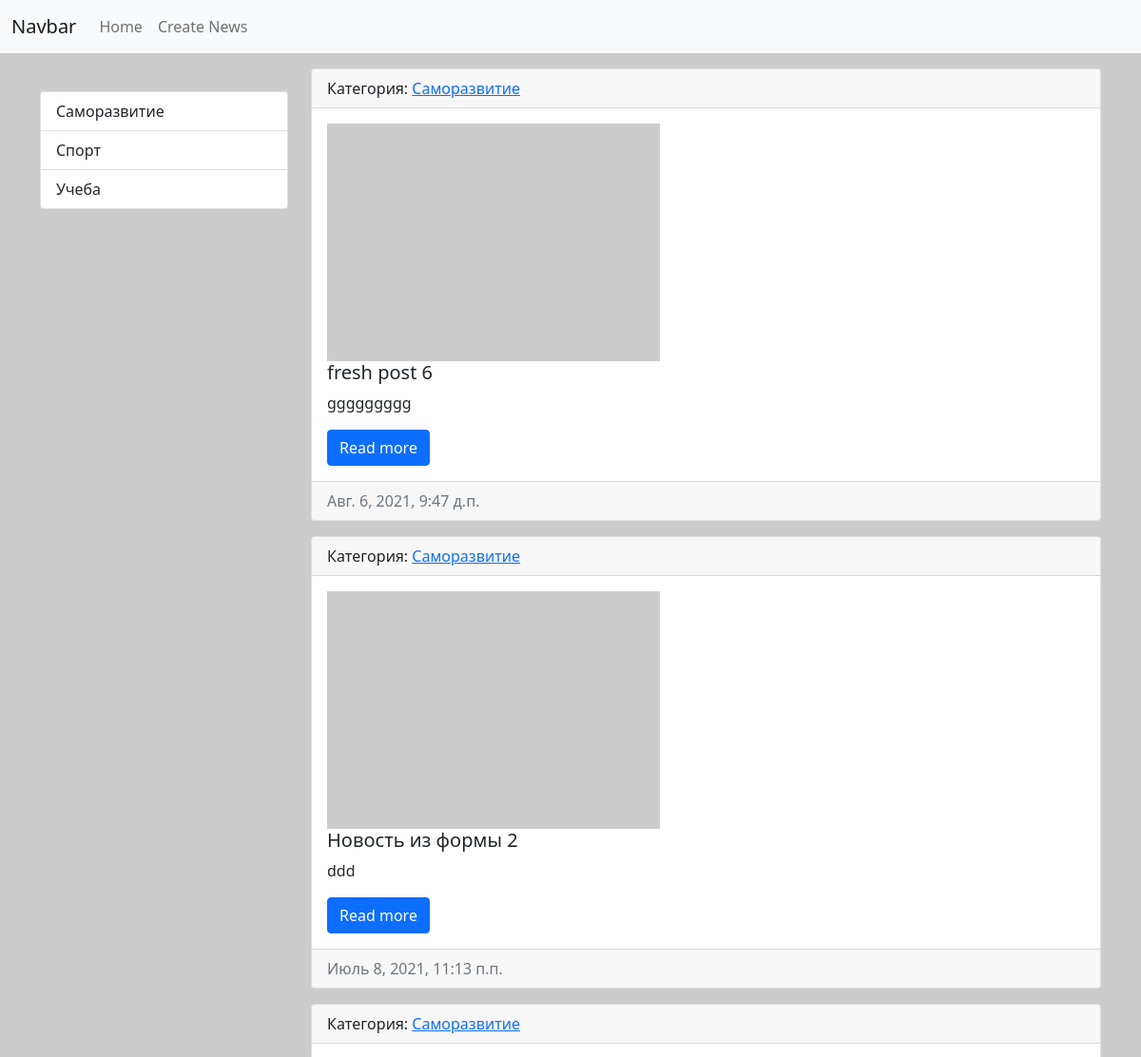
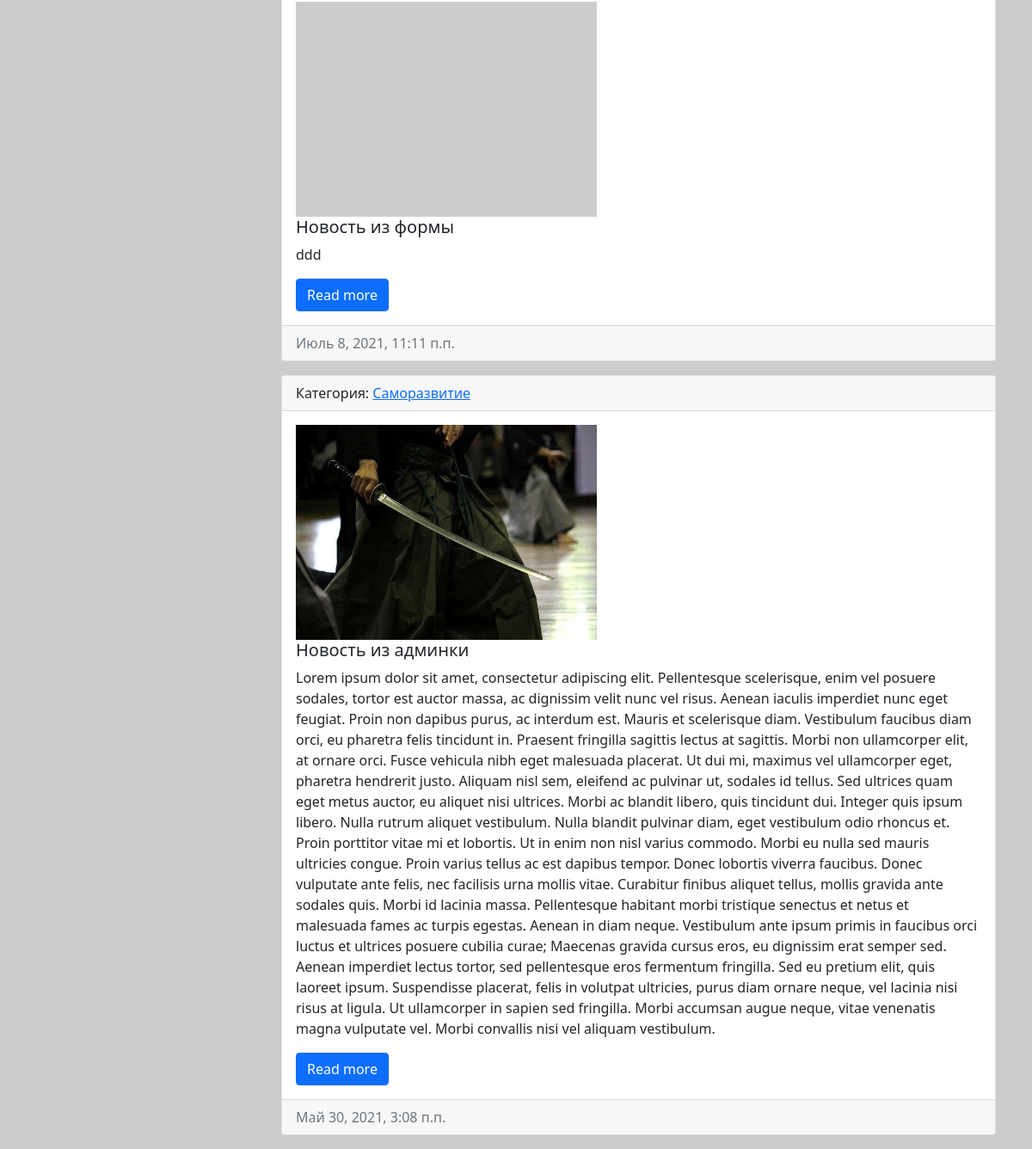
The page /category/3 on the database its author committed (2 pictures, top to bottom).
### news/models.py (models this page shows, shortened)
class Category(models.Model):
    title = models.CharField('Название', max_length=100, db_index=True)
    def get_absolute_url(self):
        return reverse('category', kwargs={"category_id": self.pk})
    def __str__(self):
        return self.title
    class Meta:
        verbose_name = 'Категорию'
        verbose_name_plural = 'Категории'
        ordering = ['title']

class News(models.Model):
    title = models.CharField('Название', max_length=150)
    content = models.TextField('Контент', blank=True)
    created_ad = models.DateTimeField('Дата регистрации', auto_now_add=True)
    updated_ad = models.DateTimeField('Дата обновления', auto_now=True)
    photo = models.ImageField('Фото', upload_to='photos/%Y/%m/%d/', blank=True)
    is_published = models.BooleanField('Опубликовано', default=True)
    category = models.ForeignKey('Category', on_delete=models.PROTECT, null=True, verbose_name='Категория')
    def get_absolute_url(self):
        return reverse('view_news', kwargs={"pk": self.pk})
    class Meta:
        verbose_name = 'Новость'
        verbose_name_plural = 'Новости'
        ordering = ['-created_ad']

### news/views.py (the view)
# urls.py: path('category/<int:category_id>', NewsByCategory.as_view(), name='category'),#динамическое подставление url-адреса и подключение функции
class NewsByCategory(ListView):
    model = News
    template_name = 'news/home_news_list.html'
    context_object_name = 'news'
    def get_context_data(self, *, object_list=None, **kwargs):
        context = super().get_context_data(**kwargs)
        context['title'] = Category.objects.get(pk=self.kwargs['category_id'])
        return context
    def get_queryset(self):
        return News.objects.filter(category_id=self.kwargs['category_id'], is_published=True)

### news/templatetags/news_tags.py (called while the page is built)
@register.simple_tag()
def get_categories():
    return Category.objects.all()

@register.inclusion_tag('news/list_categories.html')
def show_categories():
    categories = Category.objects.all()
    return {"categories": categories}

### news/templates/news/home_news_list.html (shortened to what this page needs)
{% extends 'base.html' %}
{% block sidebar %}
{% include 'inc/_sidebar.html' %}
{% endblock %}
{% block content %}
{% for i in news %}
<div class="card mb-3">
    <div class="card-header">
        Категория: <a href="{{ i.category.get_absolute_url }}">{{ i.category }}</a>
    </div>
    <div class="card-body">
        <div class="media">
            {% if i.photo %}
            <img src="{{ i.photo.url }}" alt="" width="350px" height="250" class="mr-3">
            {% else %}
            <img src="https://picsum.photos/200" alt="" width="350px" height="250" class="mr-3">
            {% endif %}
            <div class="media-body">
                <h5 class="card-title">{{ i.title }}</h5>
                <p class="card-text">{{ i.content }}</p>
                <a href="{{ i.get_absolute_url }}" class="btn btn-primary">Read more</a>
            </div>
        </div>
    </div>
    <div class="card-footer text-muted">
        {{ i.created_ad }}
    </div>
</div>
{% endfor %}
{% endblock %}

### news/templates/news/list_categories.html
<div class="list-group">
    {% for i in categories %}
    <a href="{{ i.get_absolute_url }}" class="list-group-item list-group-item-action">{{ i.title }}</a>
    {% endfor %}
</div>

### rows shown on the page
Category: title "Саморазвитие"
Category: title "Спорт"
Category: title "Учеба"
News: category "Саморазвитие", title "fresh post 6", content "ggggggggg", created_ad "Авг. 6, 2021, 9:47 д.п."
News: category "Саморазвитие", title "Новость из формы 2", content "ddd", created_ad "Июль 8, 2021, 11:13 п.п."
News: category "Саморазвитие", title "Новость из формы", content "ddd", created_ad "Июль 8, 2021, 11:11 п.п."
News: category "Саморазвитие", photo (picture), title "Новость из админки", content "Lorem ipsum dolor sit amet, consectetur adipiscing elit. Pellentesque scelerisque, enim vel posuere sodales, tortor est auctor massa, ac dignissim velit nunc vel risus. Aenean iaculis imperdiet nunc eget feugiat. Proin non dapibus purus, ac interdum est. Mauris et scelerisque diam. Vestibulum faucibus diam orci, eu pharetra felis tincidunt in. Praesent fringilla sagittis lectus at sagittis. Morbi non ullamcorper elit, at ornare orci. Fusce vehicula nibh eget malesuada placerat. Ut dui mi, maximus vel ullamcorper eget, pharetra hendrerit justo. Aliquam nisl sem, eleifend ac pulvinar ut, sodales id tellus. Sed ultrices quam eget metus auctor, eu aliquet nisi ultrices. Morbi ac blandit libero,…", created_ad "Май 30, 2021, 3:08 п.п."
